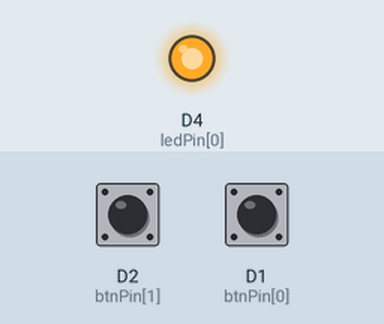
A sketch run on a simulated ESP8266 (NodeMCU). On the bench: output pins drawn as LEDs (lit = HIGH). The inputs (shaded band) are chosen by the test bench; at power-on: D2 (btnPin[1]) HIGH, D1 (btnPin[0]) HIGH. Random numbers use the default seed unless the sketch sets one.

Above: at 1.2 s.
1.3 s: D2 (btnPin[1]) pulled LOW for 0.15 s
4.3 s: D1 (btnPin[0]) pulled LOW for 0.15 s
5.9 s: D2 (btnPin[1]) pulled LOW for 1 s
Timing chart, 0 to 14.9 s (numbered marks = the images above; inputs shaded):
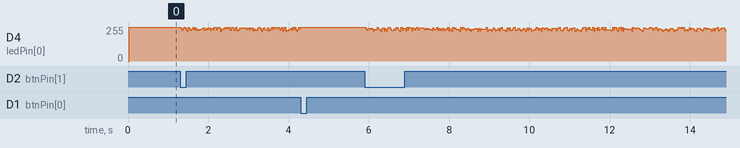

The sketch:

4-MultipleIO.ino
```cpp
// Uses two different input buttons to switch between
// the whole range of ledModes defined in this system
// Further details can be found at
// https://msraynsford.blogspot.com/2025/05/multiple-buttons-and-leds.html
// https://www.donteatpuzzles.com/

#include <FastLED.h>

#define INTERVAL 25

const uint8_t numBtn = 2;
const uint8_t btnPin[] = { D1, D2 };

const uint8_t numLed = 1;
const uint8_t ledPin[] = { LED_BUILTIN };

enum class ledModes { Off,
                      On,
                      Blink,
                      PWM,
                      Flicker,
                      numModes };

const uint8_t numLedModes = (uint8_t)ledModes::numModes;

const uint8_t ledMAX = 32;
const uint8_t ledMIN = 0;


uint8_t btnCurValue[numBtn];
uint8_t btnOldValue[numBtn];
uint8_t btnCount[numBtn];

ledModes ledMode[] = { ledModes::Off };
uint8_t ledValue[numLed];

uint8_t loopCount = 0;

void setup() {
  setupInputs();
  setupLights();
}

void loop() {
  EVERY_N_MILLISECONDS(INTERVAL) {
    controlInputs();

    // Switch the led mode when the first button is pushed
    if (btnDown(0)) {
      // Increment the led mode by one and loop round after the last mode
      ledMode[0] = (ledModes)(((uint8_t)ledMode[0] + 1) % numLedModes);
     }

    if (btnDown(1)) {
      // Decrement the led mode by one and loop round.
      // Do this by adding the number of modes first, this prevents the possibility of a negative number
      ledMode[0] = (ledModes)(((uint8_t)ledMode[0] + numLedModes - 1) % numLedModes);
    }

    controlLights();
  }
}

void setupInputs() {
  for (uint8_t i = 0; i < numBtn; i++) {
    pinMode(btnPin[i], INPUT_PULLUP);  // Initialise the btn pin as an input
  }
}

void setupLights() {
  for (uint8_t i = 0; i < numLed; i++) {
    pinMode(ledPin[i], OUTPUT);  // Initialise the LED pin as an output
  }
}


void controlInputs() {
  for (uint8_t i = 0; i < numBtn; i++) {
    btnOldValue[i] = btnCurValue[i];
    btnCurValue[i] = digitalRead(btnPin[i]);

    if (btnUp(i)) {
      // The button has just been released. Reset the counter
      btnCount[i] = 0;
    } else if (!btnCurValue[i]) {
      // Add to the count for each loop the butotn is held down
      // Prevent the counter from overflowing by limiting to 250
      if (btnCount[i] < 250) {
        btnCount[i]++;
      }
    }
  }
}


void controlLights() {
  for (uint8_t i = 0; i < numLed; i++) {
    switch (ledMode[i]) {
      case ledModes::Off:
        // Turn the PWM all the way off
        ledValue[i] = ledMIN;
        break;

      case ledModes::On:
        // Turn the PWM all the way on
        ledValue[i] = ledMAX;
        break;

      case ledModes::PWM:
        // Nothing needs to be done for PWM
        break;

      case ledModes::Flicker:
        // Randomly select a value for the brightness
        ledValue[i] = random(ledMAX);
        break;

      case ledModes::Blink:
        // Check how many loops have elapsed and toggle on/off every second
        if (loopCount > 40) {
          ledValue[i] = ledMAX - ledValue[i];
          loopCount = 0;
        }
        break;
    }

    // Send the LED value out to the ledPin
    analogWrite(ledPin[i], 255 - ledValue[i]);
  }

  // Count how many times this loop has be performed
  loopCount++;
}

bool btnUp(uint8_t btnNo) {
  return !btnOldValue[btnNo] & btnCurValue[btnNo];
}

bool btnDown(uint8_t btnNo) {
  return btnOldValue[btnNo] & !btnCurValue[btnNo];
}
```
